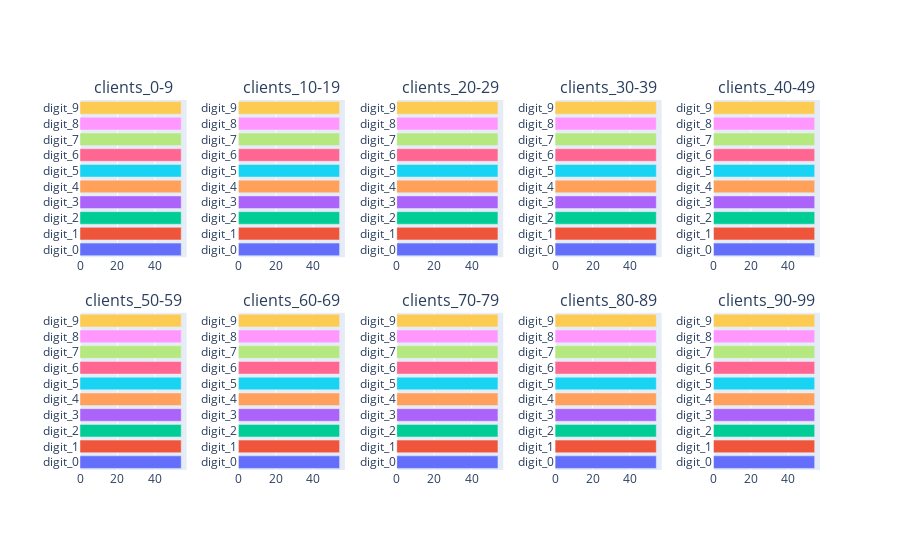

Notebook cell for this chart:
### Markdown cell above
## c) Class Ratio 1:1

### Code cell
class_ratio = 1
mnist_fig_cr1 = get_fig(dataset_name, class_labels, class_ratio, hspace)
mnist_fig_cr1.show()

### Figure 1 — Plotly figure (JSON) as saved in the notebook; plotly's stock layout.template omitted (floating-point values rounded to 4 significant figures)
{"data": [{"cliponaxis": false, "marker": {"color": ["#636EFA", "#EF553B", "#00CC96", "#AB63FA", "#FFA15A", "#19D3F3", "#FF6692", "#B6E880", "#FF97FF", "#FECB52"]}, "orientation": "h", "type": "bar", "x": [54, 54, 54, 54, 54, 54, 54, 54, 54, 54], "xaxis": "x", "y": ["digit_0", "digit_1", "digit_2", "digit_3", "digit_4", "digit_5", "digit_6", "digit_7", "digit_8", "digit_9"], "yaxis": "y"}, {"cliponaxis": false, "marker": {"color": ["#636EFA", "#EF553B", "#00CC96", "#AB63FA", "#FFA15A", "#19D3F3", "#FF6692", "#B6E880", "#FF97FF", "#FECB52"]}, "orientation": "h", "type": "bar", "x": [54, 54, 54, 54, 54, 54, 54, 54, 54, 54], "xaxis": "x2", "y": ["digit_0", "digit_1", "digit_2", "digit_3", "digit_4", "digit_5", "digit_6", "digit_7", "digit_8", "digit_9"], "yaxis": "y2"}, {"cliponaxis": false, "marker": {"color": ["#636EFA", "#EF553B", "#00CC96", "#AB63FA", "#FFA15A", "#19D3F3", "#FF6692", "#B6E880", "#FF97FF", "#FECB52"]}, "orientation": "h", "type": "bar", "x": [54, 54, 54, 54, 54, 54, 54, 54, 54, 54], "xaxis": "x3", "y": ["digit_0", "digit_1", "digit_2", "digit_3", "digit_4", "digit_5", "digit_6", "digit_7", "digit_8", "digit_9"], "yaxis": "y3"}, {"cliponaxis": false, "marker": {"color": ["#636EFA", "#EF553B", "#00CC96", "#AB63FA", "#FFA15A", "#19D3F3", "#FF6692", "#B6E880", "#FF97FF", "#FECB52"]}, "orientation": "h", "type": "bar", "x": [54, 54, 54, 54, 54, 54, 54, 54, 54, 54], "xaxis": "x4", "y": ["digit_0", "digit_1", "digit_2", "digit_3", "digit_4", "digit_5", "digit_6", "digit_7", "digit_8", "digit_9"], "yaxis": "y4"}, {"cliponaxis": false, "marker": {"color": ["#636EFA", "#EF553B", "#00CC96", "#AB63FA", "#FFA15A", "#19D3F3", "#FF6692", "#B6E880", "#FF97FF", "#FECB52"]}, "orientation": "h", "type": "bar", "x": [54, 54, 54, 54, 54, 54, 54, 54, 54, 54], "xaxis": "x5", "y": ["digit_0", "digit_1", "digit_2", "digit_3", "digit_4", "digit_5", "digit_6", "digit_7", "digit_8", "digit_9"], "yaxis": "y5"}, {"cliponaxis": false, "marker": {"color": ["#636EFA", "#EF553B", "#00CC96", "#AB63FA", "#FFA15A", "#19D3F3", "#FF6692", "#B6E880", "#FF97FF", "#FECB52"]}, "orientation": "h", "type": "bar", "x": [54, 54, 54, 54, 54, 54, 54, 54, 54, 54], "xaxis": "x6", "y": ["digit_0", "digit_1", "digit_2", "digit_3", "digit_4", "digit_5", "digit_6", "digit_7", "digit_8", "digit_9"], "yaxis": "y6"}, {"cliponaxis": false, "marker": {"color": ["#636EFA", "#EF553B", "#00CC96", "#AB63FA", "#FFA15A", "#19D3F3", "#FF6692", "#B6E880", "#FF97FF", "#FECB52"]}, "orientation": "h", "type": "bar", "x": [54, 54, 54, 54, 54, 54, 54, 54, 54, 54], "xaxis": "x7", "y": ["digit_0", "digit_1", "digit_2", "digit_3", "digit_4", "digit_5", "digit_6", "digit_7", "digit_8", "digit_9"], "yaxis": "y7"}, {"cliponaxis": false, "marker": {"color": ["#636EFA", "#EF553B", "#00CC96", "#AB63FA", "#FFA15A", "#19D3F3", "#FF6692", "#B6E880", "#FF97FF", "#FECB52"]}, "orientation": "h", "type": "bar", "x": [54, 54, 54, 54, 54, 54, 54, 54, 54, 54], "xaxis": "x8", "y": ["digit_0", "digit_1", "digit_2", "digit_3", "digit_4", "digit_5", "digit_6", "digit_7", "digit_8", "digit_9"], "yaxis": "y8"}, {"cliponaxis": false, "marker": {"color": ["#636EFA", "#EF553B", "#00CC96", "#AB63FA", "#FFA15A", "#19D3F3", "#FF6692", "#B6E880", "#FF97FF", "#FECB52"]}, "orientation": "h", "type": "bar", "x": [54, 54, 54, 54, 54, 54, 54, 54, 54, 54], "xaxis": "x9", "y": ["digit_0", "digit_1", "digit_2", "digit_3", "digit_4", "digit_5", "digit_6", "digit_7", "digit_8", "digit_9"], "yaxis": "y9"}, {"cliponaxis": false, "marker": {"color": ["#636EFA", "#EF553B", "#00CC96", "#AB63FA", "#FFA15A", "#19D3F3", "#FF6692", "#B6E880", "#FF97FF", "#FECB52"]}, "orientation": "h", "type": "bar", "x": [54, 54, 54, 54, 54, 54, 54, 54, 54, 54], "xaxis": "x10", "y": ["digit_0", "digit_1", "digit_2", "digit_3", "digit_4", "digit_5", "digit_6", "digit_7", "digit_8", "digit_9"], "yaxis": "y10"}], "layout": {"annotations": [{"font": {"size": 16}, "showarrow": false, "text": "clients_0-9", "x": 0.072, "xanchor": "center", "xref": "paper", "y": 1, "yanchor": "bottom", "yref": "paper"}, {"font": {"size": 16}, "showarrow": false, "text": "clients_10-19", "x": 0.286, "xanchor": "center", "xref": "paper", "y": 1, "yanchor": "bottom", "yref": "paper"}, {"font": {"size": 16}, "showarrow": false, "text": "clients_20-29", "x": 0.5, "xanchor": "center", "xref": "paper", "y": 1, "yanchor": "bottom", "yref": "paper"}, {"font": {"size": 16}, "showarrow": false, "text": "clients_30-39", "x": 0.714, "xanchor": "center", "xref": "paper", "y": 1, "yanchor": "bottom", "yref": "paper"}, {"font": {"size": 16}, "showarrow": false, "text": "clients_40-49", "x": 0.928, "xanchor": "center", "xref": "paper", "y": 1, "yanchor": "bottom", "yref": "paper"}, {"font": {"size": 16}, "showarrow": false, "text": "clients_50-59", "x": 0.072, "xanchor": "center", "xref": "paper", "y": 0.425, "yanchor": "bottom", "yref": "paper"}, {"font": {"size": 16}, "showarrow": false, "text": "clients_60-69", "x": 0.286, "xanchor": "center", "xref": "paper", "y": 0.425, "yanchor": "bottom", "yref": "paper"}, {"font": {"size": 16}, "showarrow": false, "text": "clients_70-79", "x": 0.5, "xanchor": "center", "xref": "paper", "y": 0.425, "yanchor": "bottom", "yref": "paper"}, {"font": {"size": 16}, "showarrow": false, "text": "clients_80-89", "x": 0.714, "xanchor": "center", "xref": "paper", "y": 0.425, "yanchor": "bottom", "yref": "paper"}, {"font": {"size": 16}, "showarrow": false, "text": "clients_90-99", "x": 0.928, "xanchor": "center", "xref": "paper", "y": 0.425, "yanchor": "bottom", "yref": "paper"}], "height": 550, "showlegend": false, "xaxis": {"anchor": "y", "domain": [0, 0.144]}, "xaxis10": {"anchor": "y10", "domain": [0.856, 1]}, "xaxis2": {"anchor": "y2", "domain": [0.214, 0.358]}, "xaxis3": {"anchor": "y3", "domain": [0.428, 0.572]}, "xaxis4": {"anchor": "y4", "domain": [0.642, 0.786]}, "xaxis5": {"anchor": "y5", "domain": [0.856, 1]}, "xaxis6": {"anchor": "y6", "domain": [0, 0.144]}, "xaxis7": {"anchor": "y7", "domain": [0.214, 0.358]}, "xaxis8": {"anchor": "y8", "domain": [0.428, 0.572]}, "xaxis9": {"anchor": "y9", "domain": [0.642, 0.786]}, "yaxis": {"anchor": "x", "domain": [0.575, 1]}, "yaxis10": {"anchor": "x10", "domain": [0, 0.425]}, "yaxis2": {"anchor": "x2", "domain": [0.575, 1]}, "yaxis3": {"anchor": "x3", "domain": [0.575, 1]}, "yaxis4": {"anchor": "x4", "domain": [0.575, 1]}, "yaxis5": {"anchor": "x5", "domain": [0.575, 1]}, "yaxis6": {"anchor": "x6", "domain": [0, 0.425]}, "yaxis7": {"anchor": "x7", "domain": [0, 0.425]}, "yaxis8": {"anchor": "x8", "domain": [0, 0.425]}, "yaxis9": {"anchor": "x9", "domain": [0, 0.425]}}}
